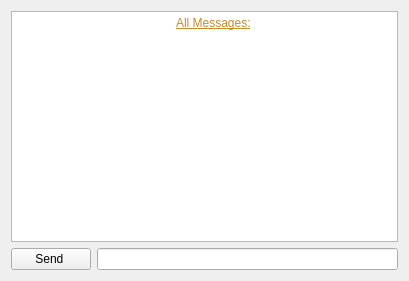
<?xml version="1.0" encoding="UTF-8"?>
<ui version="4.0">
 <class>Widget</class>
 <widget class="QWidget" name="Widget">
  <property name="geometry">
   <rect>
    <x>0</x>
    <y>0</y>
    <width>409</width>
    <height>281</height>
   </rect>
  </property>
  <property name="windowTitle">
   <string>Widget</string>
  </property>
  <layout class="QVBoxLayout" name="verticalLayout_2">
   <item>
    <layout class="QVBoxLayout" name="verticalLayout">
     <item>
      <widget class="QTextEdit" name="allMessages">
       <property name="html">
        <string>&lt;!DOCTYPE HTML PUBLIC &quot;-//W3C//DTD HTML 4.0//EN&quot; &quot;http://www.w3.org/TR/REC-html40/strict.dtd&quot;&gt;
&lt;html&gt;&lt;head&gt;&lt;meta name=&quot;qrichtext&quot; content=&quot;1&quot; /&gt;&lt;meta charset=&quot;utf-8&quot; /&gt;&lt;style type=&quot;text/css&quot;&gt;
p, li { white-space: pre-wrap; }
hr { height: 1px; border-width: 0; }
li.unchecked::marker { content: &quot;\2610&quot;; }
li.checked::marker { content: &quot;\2612&quot;; }
&lt;/style&gt;&lt;/head&gt;&lt;body style=&quot; font-family:'Segoe UI'; font-size:9pt; font-weight:400; font-style:normal;&quot;&gt;
&lt;p style=&quot; margin-top:0px; margin-bottom:0px; margin-left:0px; margin-right:0px; -qt-block-indent:0; text-indent:0px;&quot;&gt;		&lt;span style=&quot; text-decoration: underline; color:#c88b29;&quot;&gt;All Messages:&lt;/span&gt;&lt;/p&gt;&lt;/body&gt;&lt;/html&gt;</string>
       </property>
      </widget>
     </item>
     <item>
      <layout class="QHBoxLayout" name="horizontalLayout">
       <item>
        <widget class="QPushButton" name="sendButton">
         <property name="text">
          <string>Send </string>
         </property>
        </widget>
       </item>
       <item>
        <widget class="QLineEdit" name="message"/>
       </item>
      </layout>
     </item>
    </layout>
   </item>
  </layout>
 </widget>
 <resources/>
 <connections/>
</ui>
